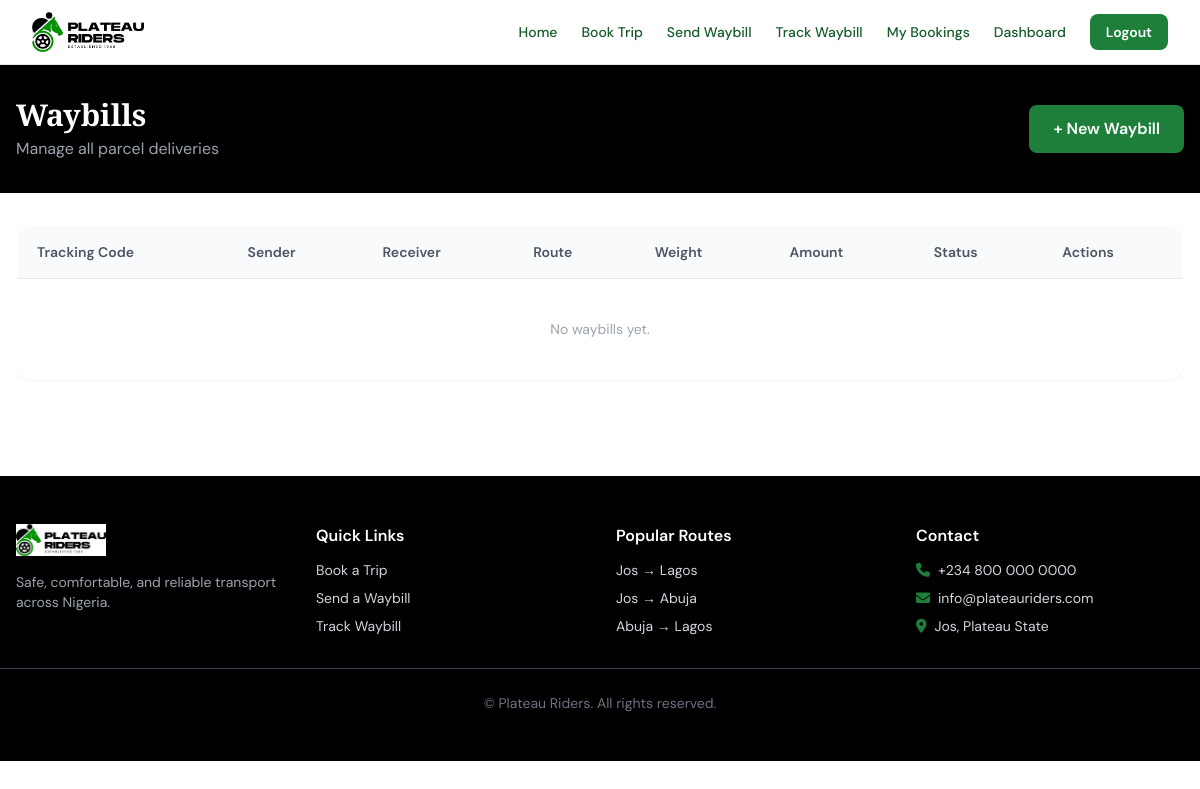
/waybill/list/ (signed in), run on an earlier commit of the app's database.
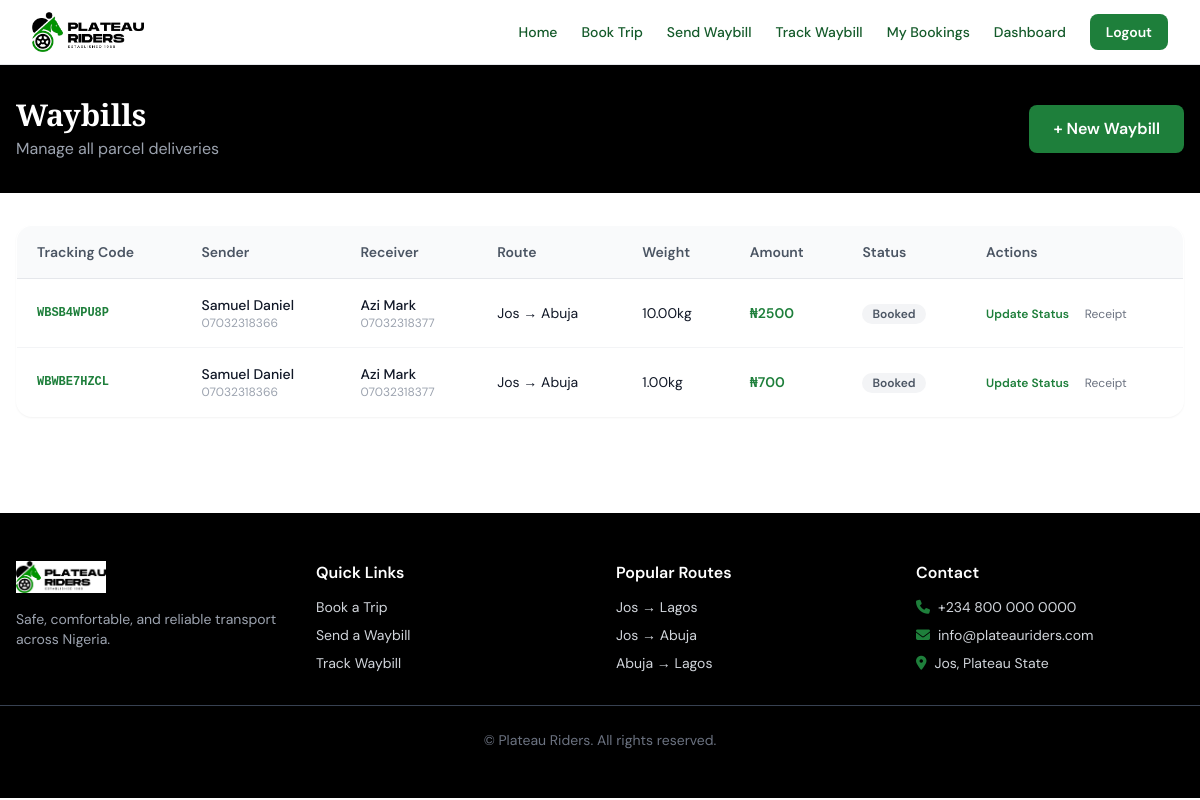
And on a later commit of the database.
### apps/waybill/models.py (models this page shows, shortened)
class Waybill(models.Model):
    STATUS_CHOICES = [
        ('booked', 'Booked'),
        ('loaded', 'Loaded'),
        ('in_transit', 'In Transit'),
        ('arrived', 'Arrived'),
        ('collected', 'Collected'),
    ]
    sender_name = models.CharField(max_length=200)
    sender_phone = models.CharField(max_length=15)
    receiver_name = models.CharField(max_length=200)
    receiver_phone = models.CharField(max_length=15)
    origin = models.CharField(max_length=100)
    destination = models.CharField(max_length=100)
    description = models.TextField()
    weight = models.DecimalField(max_digits=6, decimal_places=2, help_text='Weight in kg')
    tracking_code = models.CharField(max_length=20, unique=True, blank=True)
    trip = models.ForeignKey(Trip, on_delete=models.SET_NULL, null=True, blank=True, related_name='waybills')
    status = models.CharField(max_length=20, choices=STATUS_CHOICES, default='booked')
    amount = models.DecimalField(max_digits=10, decimal_places=2, default=0)
    payment_reference = models.CharField(max_length=100, blank=True)
    created_at = models.DateTimeField(auto_now_add=True)
    updated_at = models.DateTimeField(auto_now=True)

### apps/waybill/views.py (the view)
# urls.py: path('list/', views.waybill_list, name='waybill_list'),
@login_required
def waybill_list(request):
    waybills = Waybill.objects.all().order_by('-created_at')
    return render(request, 'waybill/list.html', {'waybills': waybills})

### apps/accounts/models.py (called while the page is built)
    @property
    def is_staff_member(self):
        return self.role in ['admin', 'staff']

### templates/waybill/list.html (shortened to what this page needs)
{% extends 'base.html' %}
{% block content %}
<div class="bg-black text-white py-8">
    <div class="max-w-7xl mx-auto px-4 flex items-center justify-between">
        <div>
            <h1 class="font-display text-3xl font-bold">Waybills</h1>
            <p class="text-gray-400 mt-1">Manage all parcel deliveries</p>
        </div>
        <a href="/waybill/send/" class="btn-primary">+ New Waybill</a>
    </div>
</div>
<div class="max-w-7xl mx-auto px-4 py-8 overflow-x-auto">
    <table class="w-full bg-white border border-gray-200 rounded-2xl overflow-hidden shadow-sm text-sm">
        <thead class="bg-gray-50 border-b border-gray-200">
            <tr>
                <th class="text-left px-5 py-4 font-semibold text-gray-600">Tracking Code</th>
                <th class="text-left px-5 py-4 font-semibold text-gray-600">Sender</th>
                <th class="text-left px-5 py-4 font-semibold text-gray-600">Receiver</th>
                <th class="text-left px-5 py-4 font-semibold text-gray-600">Route</th>
                <th class="text-left px-5 py-4 font-semibold text-gray-600">Weight</th>
                <th class="text-left px-5 py-4 font-semibold text-gray-600">Amount</th>
                <th class="text-left px-5 py-4 font-semibold text-gray-600">Status</th>
                <th class="text-left px-5 py-4 font-semibold text-gray-600">Actions</th>
            </tr>
        </thead>
        <tbody class="divide-y divide-gray-100">
            {% for w in waybills %}
            <tr class="hover:bg-gray-50">
                <td class="px-5 py-4 font-mono font-bold text-xs text-pr-green">{{ w.tracking_code }}</td>
                <td class="px-5 py-4">
                    <div class="font-medium">{{ w.sender_name }}</div>
                    <div class="text-xs text-gray-400">{{ w.sender_phone }}</div>
                </td>
                <td class="px-5 py-4">
                    <div class="font-medium">{{ w.receiver_name }}</div>
                    <div class="text-xs text-gray-400">{{ w.receiver_phone }}</div>
                </td>
                <td class="px-5 py-4">{{ w.origin }} → {{ w.destination }}</td>
                <td class="px-5 py-4">{{ w.weight }}kg</td>
                <td class="px-5 py-4 font-semibold text-pr-green">₦{{ w.amount|floatformat:0 }}</td>
                <td class="px-5 py-4">
                    <span class="status-badge
                        {% if w.status == 'collected' %}bg-green-100 text-green-700
                        {% elif w.status == 'arrived' %}bg-blue-100 text-blue-700
                        {% elif w.status == 'in_transit' %}bg-yellow-100 text-yellow-700
                        {% elif w.status == 'loaded' %}bg-purple-100 text-purple-700
                        {% else %}bg-gray-100 text-gray-600{% endif %}">
                        {{ w.get_status_display }}
                    </span>
                </td>
                <td class="px-5 py-4">
                    <a href="/waybill/{{ w.id }}/update-status/" class="text-pr-green text-xs font-semibold hover:underline mr-3">Update Status</a>
                    <a href="/waybill/receipt/{{ w.tracking_code }}/" class="text-gray-500 text-xs hover:underline">Receipt</a>
                </td>
            </tr>
            {% empty %}
            <tr><td colspan="8" class="px-5 py-10 text-center text-gray-400">No waybills yet.</td></tr>
            {% endfor %}
        </tbody>
    </table>
</div>
{% endblock %}

What changed in the data, as far as the page shows it:
added Waybill: tracking_code "WBSB4WPU8P", sender_name "Samuel Daniel", sender_phone "07032318366", receiver_name "Azi Mark", receiver_phone "07032318377", origin "Jos", destination "Abuja", weight "10.00", amount "2500", status "Booked"
added Waybill: tracking_code "WBWBE7HZCL", sender_name "Samuel Daniel", sender_phone "07032318366", receiver_name "Azi Mark", receiver_phone "07032318377", origin "Jos", destination "Abuja", weight "1.00", amount "700", status "Booked"
Also different on the page:
text no longer shown: "No waybills yet."
